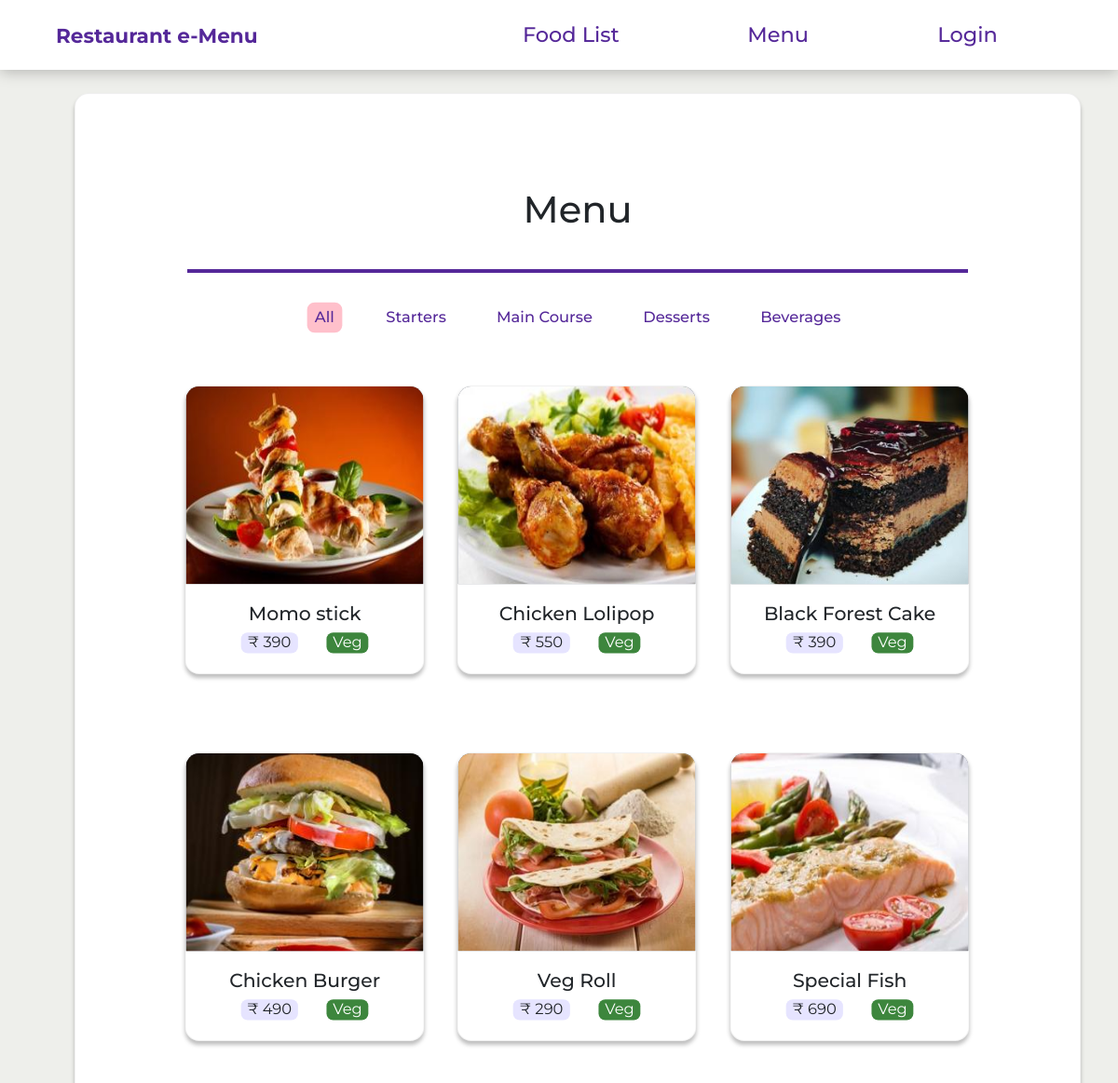
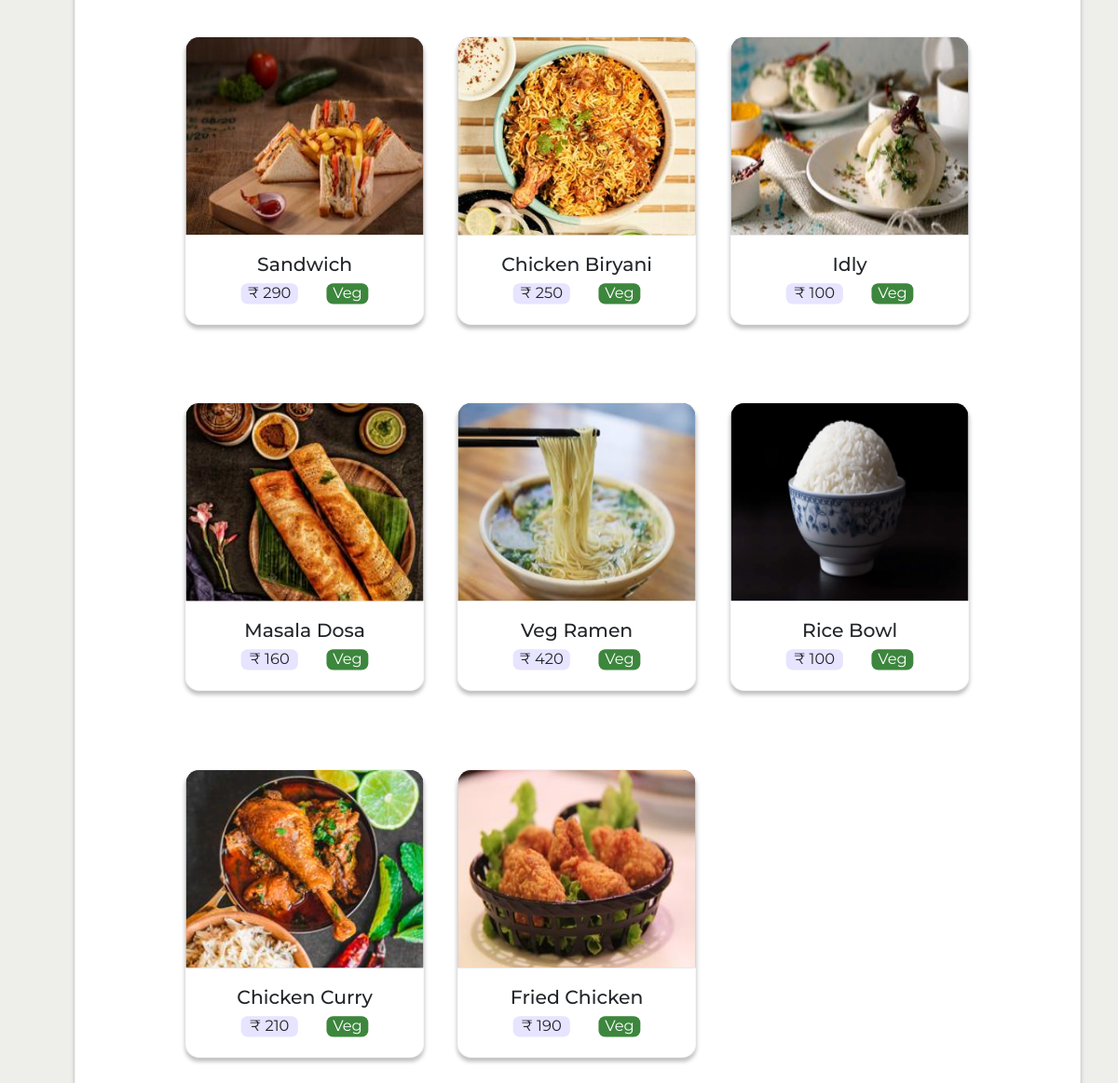
Screenshot of /food/ with the database file from the repository (2 pictures, top to bottom).
### rms_app/models.py (models this page shows, shortened)
class Food(models.Model):
    food_item = models.CharField(max_length=100)
    per_price = models.PositiveIntegerField()
    food_type = models.CharField(max_length=100, default="None", choices=FOOD_TYPES)
    food_source = models.CharField(max_length=100, default="Veg", choices=FOOD_SOURCE)
    food_availability = models.CharField(max_length=100, default="Yes", choices=FOOD_AVAILABILITY)
    food_img = models.ImageField(default="default_food.jpg", upload_to="food_pics")

### rms_app/views.py (the view)
# urls.py: path("food/", FoodImgView.as_view(), name="rms-food"),
class FoodImgView(ListView):
    model = Food
    template_name = "rms_app/food.html"
    context_object_name = "food_obj"

### rms_app/templates/rms_app/food.html (shortened to what this page needs)
{% extends "rms_app/base.html" %}
{% block content %}
{% load static %}
<div class="foodtable">
    <section id="food-section">
        {% if food_obj %}
        <h1 class="avail">Menu</h1>
        <br>
        <div class="food-types">
            <a href="{% url 'rms-food' %}"  style="background-color: pink">All</a>
            <a href="{% url 'rms-food_starters' %}">Starters</a>
            <a href="{% url 'rms-food_maincourse' %}">Main Course</a>
            <a href="{% url 'rms-food_desserts' %}">Desserts</a>
            <a href="{% url 'rms-food_beverages' %}">Beverages</a>
        </div>
        <div class="food-list">
            {% for food_item in food_obj  %}
            <div class="food-card">
                <div id="img">
                    <img src="{{ food_item.food_img.url }}" alt="">
                </div>
                <div class="food-info">
                    <h5 class="food-title">{{ food_item.food_item}} </h5>
                    <div class="food-price-source-box">
                        <div class="food-price" style="background-color: var(--price-color); width: 60px"><span>&#8377;</span> {{ food_item.per_price}} </div>
                        {% if food_item.food_source == 'Veg' %}
                            <div class="food-source" style="background-color: var(--veg-color); width: 44px" >{{ food_item.food_source}} </div>
                        {% else %}
                            <div class="food-source" style="background-color: var(--non-veg-color); width: 85px">{{ food_item.food_source}} </div>
                        {% endif %}
                    </div>
                </div>
            </div>
            {% endfor %}
        </div>
        {% endif %}
    </section>
</div>
{% endblock content %}

### rms_app/templates/rms_app/base.html (shortened to what this page needs)
{% load static %}
<!DOCTYPE html>
<html lang="en">
<head>
    <link rel= "stylesheet" href="https://cdn.jsdelivr.net/npm/bootstrap@5.0.1/dist/css/bootstrap.min.css" rel="stylesheet">
    <link rel="stylesheet" href="{% static 'rms_app/main.css' %}">
</head>
<body>
    <nav>
        <div id="navbar">
            <a href="{% url 'rms-home' %}" class='navbar-header'>Restaurant e-Menu</a>
            <div class="navbar-links">
                <a href="{% url 'rms-foodlist' %}" class="navbar-link">Food List</a>
                <a href="{% url 'rms-food' %}" class="navbar-link">Menu</a>
                {% if user.is_authenticated %}
                <a class="navbar-link" href="{% url 'createinvoice' %}" >Take Order</a>
                <a class="navbar-link" href="{% url 'dashboard' %}" >Dashboard</a>
                {% else %}
                <a class="navbar-link" href="{% url 'login'%}">Login</a>
                {% endif%}
            </div>
        </div>
    </nav>
    {% block content %}{% endblock content %}
</body>
</html>

### rms_app/static/rms_app/main.css (style rules this page uses)
html { scroll-behavior: smooth; }
* { border: 0; margin: 0; box-sizing: border-box; font-family: "Montserrat", "Lato" sans-serif; }
body { height:100%; background-color: var(--bg-color); }
:root { --main-color: #552899; --column-color: rgb(241, 164, 177); --bg-color: #eeefeb; --img-color: #616a76; --content-color: #040f0f; --veg-color: rgb(61, 134, 61); --non-veg-color: rgb(180, 66, 64); --price-color: rgb(230, 228, 255); --head-font: "Montserrat", sans-serif; --text-font: "Lato", sans-serif; --shadow: 0px 4px 4px 0px rgba(0, 0, 0, 0.25); }
#navbar { height: 75px; width: 100%; padding-left: 60px; padding-right: 60px; display: flex; align-items: center; justify-content: space-between; position: fixed; z-index: 10; background: #ffffff; box-shadow: 0px 2px 15px rgba(0, 0, 0, 0.25); }
.navbar-header { background-color: transparent; color: var(--main-color); font-family: var(--head-font); font-style: normal; font-weight: bold; font-size: 1.8vw; line-height: 34px; }
a { position: relative; font-family: var(--head-font); font-weight: 450; text-decoration:var(--main-color); }
a:not(.navbar-header) { display: inline-block; border-radius: 8px; padding: 4px 8px 4px 8px; color: var(--main-color); background-color: #ffffff; border-color: var(--main-color); transform: scale(1.02); box-shadow: none; transition: all 0.2s ease-in; }
.navbar-links { width: 60%; display: flex; justify-content: space-around; background-color: transparent; }
.navbar-link { font-family: var(--head-font); font-style: normal; font-weight: 500; font-size: 22px; line-height: 27px; z-index: 25; }
.foodtable { background: transparent; padding: 0px 120px ; border: 1px solid #dddddd; position: relative; top:100px; left:80px; margin-bottom: 20px; text-align: center; width:90%; border-radius: 15px; background-color: white; border: 1px solid #22222210; box-shadow: var(--shadow); }
#food-section { text-align: center; align-items: center; justify-content: center; padding-top: 100px; }
.avail { font-family: var(--head-font); width: 100%; font-style: normal; border-bottom: 4px solid; padding-bottom: 40px; border-color: var(--main-color); }
.food-types { display: flex; gap: 40px; text-align: center; align-items: center; justify-content: center; }
.food-card { display: flex; flex-direction: column; text-align: center; width: 20%; height: 38%; min-width: 100%; min-height: 100%; border-radius: 15px; overflow: hidden; background-color: white; border: 1px solid #22222210; transform: scale(1.02); box-shadow: var(--shadow); transition: all 0.2s ease-in; }
.food-list { margin-top: 60px; margin-bottom: 50px; display: grid; grid-template-columns: repeat(3, 30.1%); grid-gap: 4.8%; }
.food-info { padding: 5px; margin-top: 14px; font-family: var(--head-font); background-color: transparent; font-style: normal; font-weight: normal; line-height: 22px; }
.food-title { font-weight: 500; background-color: transparent; }
.food-price-source-box { display: inline-flex; gap: 30px; }
.food-price { background-color: #616a76; border-radius: 7px; line-height: 22px; background-color: transparent; }
.food-source { color: white; border-radius: 7px; }
#img { display: flex; justify-content: center; align-items: center; overflow: hidden; width: 100%; height: 75%; background: var(--img-color); }
img:not(.account-img) { min-width: 100%; min-height: 100%; }

### rows the page displays
Food: food_img (picture), food_item "Momo stick", per_price "390", food_source "Veg"
Food: food_img (picture), food_item "Chicken Lolipop", per_price "550", food_source "Veg"
Food: food_img (picture), food_item "Black Forest Cake", per_price "390", food_source "Veg"
Food: food_img (picture), food_item "Chicken Burger", per_price "490", food_source "Veg"
Food: food_img (picture), food_item "Veg Roll", per_price "290", food_source "Veg"
Food: food_img (picture), food_item "Special Fish", per_price "690", food_source "Veg"
Food: food_img (picture), food_item "Sandwich", per_price "290", food_source "Veg"
Food: food_img (picture), food_item "Chicken Biryani", per_price "250", food_source "Veg"
Food: food_img (picture), food_item "Idly", per_price "100", food_source "Veg"
Food: food_img (picture), food_item "Masala Dosa", per_price "160", food_source "Veg"
Food: food_img (picture), food_item "Veg Ramen", per_price "420", food_source "Veg"
Food: food_img (picture), food_item "Rice Bowl", per_price "100", food_source "Veg"
Food: food_img (picture), food_item "Chicken Curry", per_price "210", food_source "Veg"
Food: food_img (picture), food_item "Fried Chicken", per_price "190", food_source "Veg"
